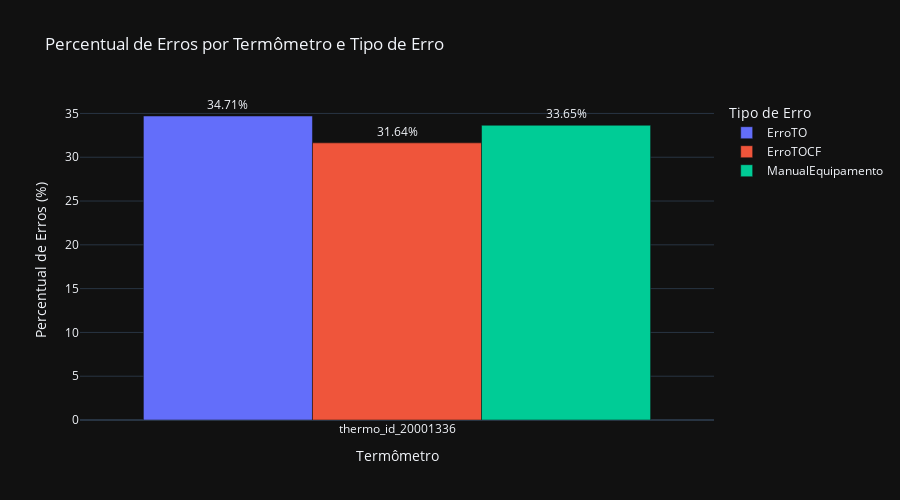

Notebook source saved alongside this figure:
### Code cell
# Calculando o percentual de erros por termômetro e tipo de erro
df_summary = (
    df.groupby(["original", "status", "regiao"])
    .size()
    .reset_index(name="quantidade_erros")
)
df_summary["percentual_erros"] = (
    df_summary["quantidade_erros"] / df_summary["quantidade_erros"].sum()
) * 100

fig = px.bar(
    df_summary,
    x="original",
    y="percentual_erros",
    color="status",
    template="plotly_dark",
    hover_data=["regiao", "quantidade_erros"],
    title="Percentual de Erros por Termômetro e Tipo de Erro",
    labels={"original": "Termômetro", "percentual_erros": "Percentual de Erros (%)"},
    text="percentual_erros",
)

fig.update_traces(texttemplate='%{text:.2f}%', textposition='outside')
fig.update_layout(
    yaxis_title="Percentual de Erros (%)",
    xaxis_title="Termômetro",
    legend_title="Tipo de Erro",
    barmode="group",
    width=900,  
    height=500,  
)

fig.show()

### Figure 1 — Plotly figure (JSON) as saved in the notebook; plotly's stock layout.template omitted (floating-point values rounded to 4 significant figures)
{"data": [{"alignmentgroup": "True", "customdata": [["NORTE", 2490]], "hovertemplate": "status=ErroTO<br>Termômetro=%{x}<br>Percentual de Erros (%)=%{text}<br>regiao=%{customdata[0]}<br>quantidade_erros=%{customdata[1]}<extra></extra>", "legendgroup": "ErroTO", "marker": {"color": "#636efa", "pattern": {"shape": ""}}, "name": "ErroTO", "offsetgroup": "ErroTO", "orientation": "v", "showlegend": true, "text": [34.71], "textposition": "outside", "texttemplate": "%{text:.2f}%", "type": "bar", "x": ["thermo_id_20001336"], "xaxis": "x", "y": [34.71], "yaxis": "y"}, {"alignmentgroup": "True", "customdata": [["NORTE", 2270]], "hovertemplate": "status=ErroTOCF<br>Termômetro=%{x}<br>Percentual de Erros (%)=%{text}<br>regiao=%{customdata[0]}<br>quantidade_erros=%{customdata[1]}<extra></extra>", "legendgroup": "ErroTOCF", "marker": {"color": "#EF553B", "pattern": {"shape": ""}}, "name": "ErroTOCF", "offsetgroup": "ErroTOCF", "orientation": "v", "showlegend": true, "text": [31.64], "textposition": "outside", "texttemplate": "%{text:.2f}%", "type": "bar", "x": ["thermo_id_20001336"], "xaxis": "x", "y": [31.64], "yaxis": "y"}, {"alignmentgroup": "True", "customdata": [["NORTE", 2414]], "hovertemplate": "status=ManualEquipamento<br>Termômetro=%{x}<br>Percentual de Erros (%)=%{text}<br>regiao=%{customdata[0]}<br>quantidade_erros=%{customdata[1]}<extra></extra>", "legendgroup": "ManualEquipamento", "marker": {"color": "#00cc96", "pattern": {"shape": ""}}, "name": "ManualEquipamento", "offsetgroup": "ManualEquipamento", "orientation": "v", "showlegend": true, "text": [33.65], "textposition": "outside", "texttemplate": "%{text:.2f}%", "type": "bar", "x": ["thermo_id_20001336"], "xaxis": "x", "y": [33.65], "yaxis": "y"}], "layout": {"barmode": "group", "height": 500, "legend": {"title": {"text": "Tipo de Erro"}, "tracegroupgap": 0}, "title": {"text": "Percentual de Erros por Termômetro e Tipo de Erro"}, "width": 900, "xaxis": {"anchor": "y", "domain": [0, 1], "title": {"text": "Termômetro"}}, "yaxis": {"anchor": "x", "domain": [0, 1], "title": {"text": "Percentual de Erros (%)"}}}}
